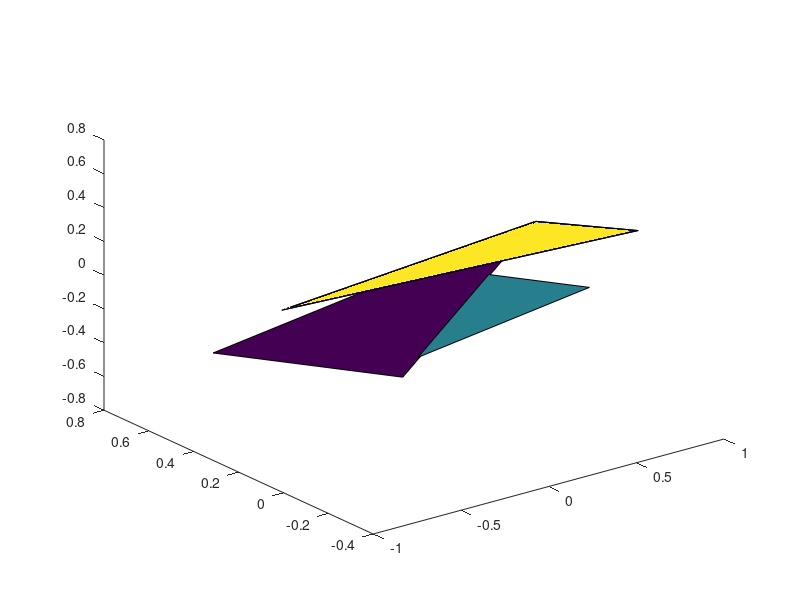

MATLAB code to generate this figure: (Note: this script raises an error after producing the figure.)
close all
% Randomize triangle vertices
vertices = (rand(3,3) - 0.5).*2;
sides(:,1) = sum((vertices - vertices(1,:)).^2,2);
sides(1,1) = sum((vertices(2,:) - vertices(3,:)).^2,2);

% Plot triangle
figure
hold on
fill3(vertices(1,:),vertices(2,:),vertices(3,:),1)


% Rotation of theta rad around x axis
theta = 6*rand;
R = [1 0 0; 0 cos(theta) -sin(theta); 0 sin(theta) cos(theta)];
vertices_R = (R*vertices')';

% Checking congruence of triangles
sides(:,2) = sum((vertices_R - vertices_R(1,:)).^2,2);
sides(1,2) = sum((vertices_R(2,:) - vertices_R(3,:)).^2,2);
disp("mean difference between side length of the two triangles");
mean(sides(:,1) -sides(:,2))

% Plot rotated triangle
fill3(vertices_R(1,:),vertices_R(2,:),vertices_R(3,:),2)


% Scale
scale = (rand -.5)*4;
vertices_S = vertices.*scale;

% Plot scaled triangle
fill3(vertices_S(1,:),vertices_S(2,:),vertices_S(3,:),4)

% Translation
translation = (rand -.5)*4;
vertices_T = vertices+translation;

% Plot translated triangle
fill3(vertices_R(1,:),vertices_R(2,:),vertices_R(3,:),8)

%Distances computation
a = vertices(2,:) - vertices(1,:);
b = vertices(3,:) - vertices(2,:);

u = vertices_R(2,:) - vertices_R(1,:);
v = vertices_R(3,:) - vertices_R(2,:);

disp("Rotation distance");
LSD(a,b,u,v)

u = vertices_S(2,:) - vertices_S(1,:);
v = vertices_S(3,:) - vertices_S(2,:);

disp("Scale distance");
LSD(a,b,u,v)

u = vertices_T(2,:) - vertices_T(1,:);
v = vertices_T(3,:) - vertices_T(2,:);

disp("Translation distance");
LSD(a,b,u,v)